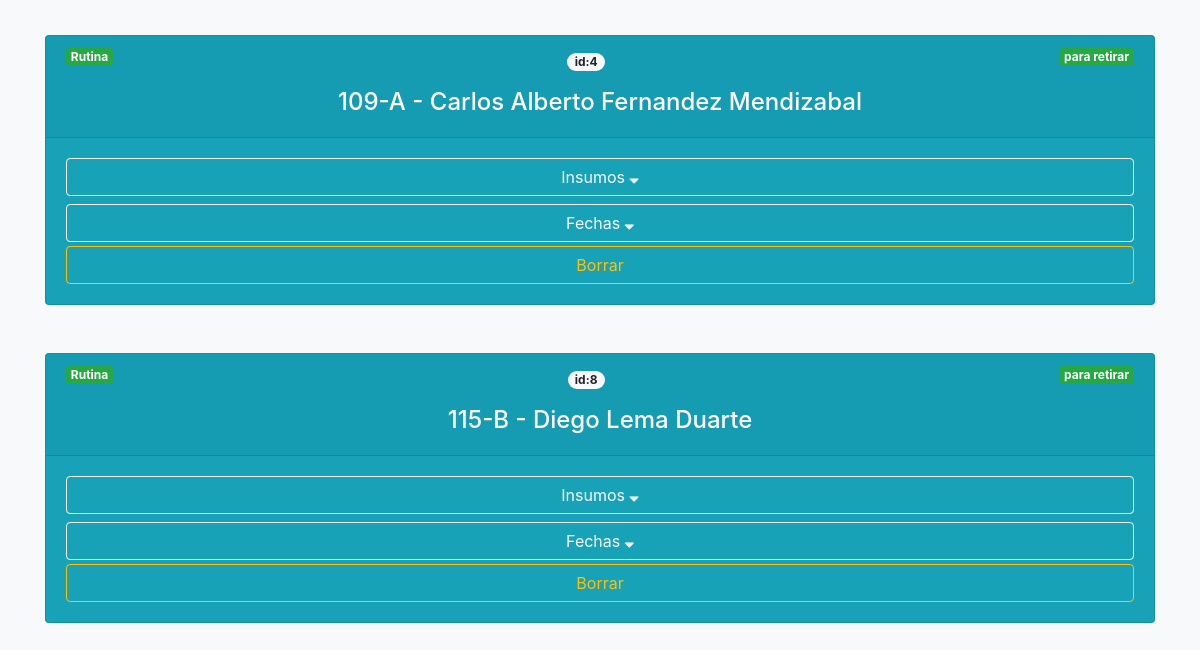
Page /pedidos/ (signed in, lower part) on the earlier database version.
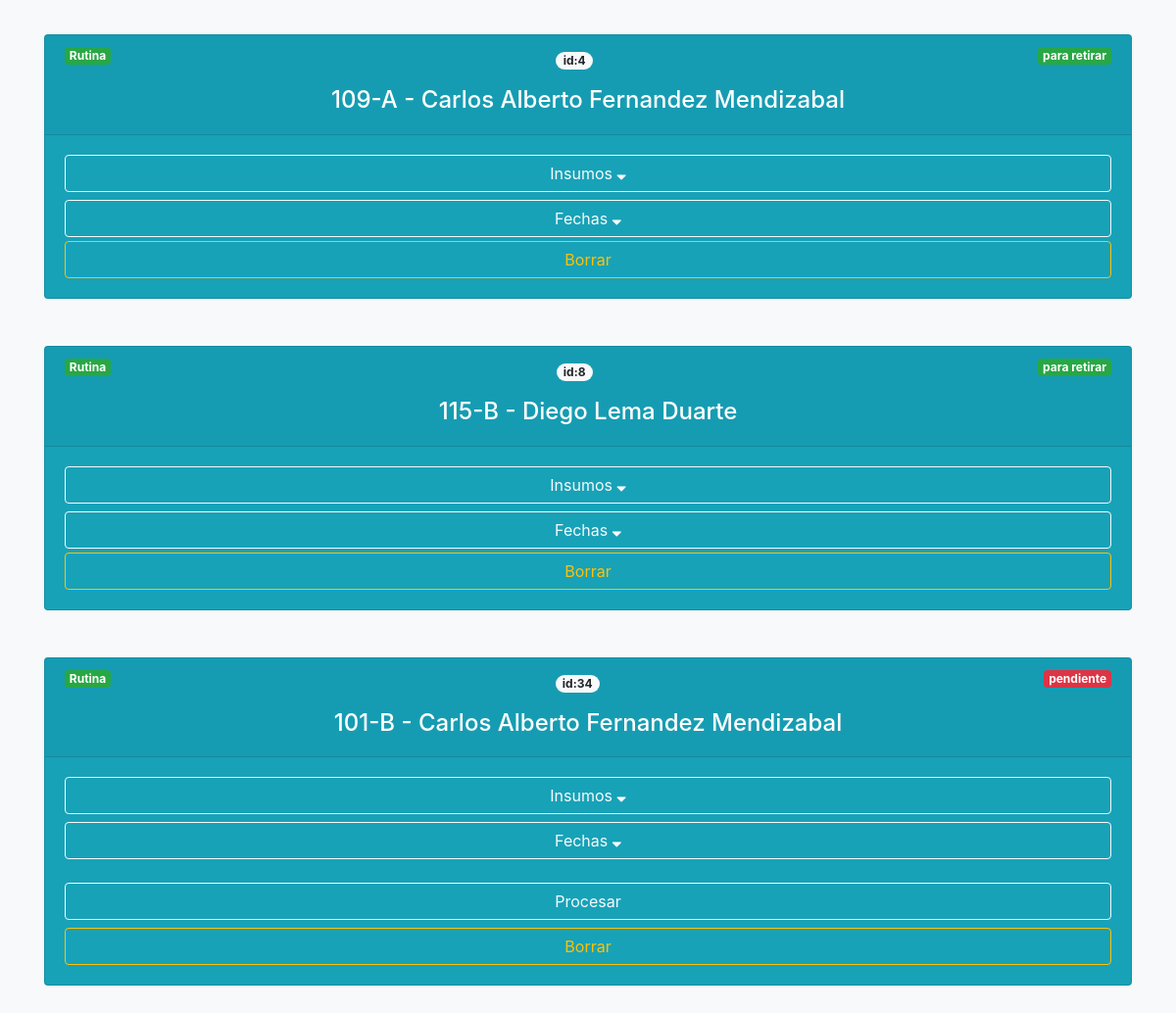
Same page on the later database version.
### pedidos/models.py (models this page shows, shortened)
class Pedidos(models.Model):
    paciente = models.CharField(verbose_name="Paciente", max_length=200)
    cama = models.CharField(verbose_name="Cama", max_length=100)
    insumos = models.TextField(verbose_name="Insumos")
    solicitante = models.CharField(verbose_name="Solicitante", max_length=200)
    procesante = models.CharField(verbose_name="Procesante", max_length=200, blank=True)
    retirante = models.CharField(verbose_name="Retirante", max_length=200, blank=True)
    urgencia = models.CharField(verbose_name="Urgencia", max_length=100)
    estado = models.CharField(verbose_name="Estado", max_length=100, default='pendiente')
    id_modificado = models.CharField(verbose_name="modificado", max_length=50, default='no')
    created = models.DateTimeField(auto_now_add=True, verbose_name="Fecha de creación")
    updated = models.DateTimeField(auto_now=True, verbose_name="Fecha de edición")
    fecha_procesamiento = models.CharField(verbose_name="Fecha de procesamiento", max_length=100, blank=True, default='0000')
    fecha_despachable = models.CharField(verbose_name="Fecha despachable", max_length=100, blank=True, default='0000')
    fecha_despacho = models.CharField(verbose_name="Fecha de despacho", max_length=100, blank=True, default='0000')
    class Meta:
        verbose_name = "pedido"
        verbose_name_plural = "pedidos"
        ordering = ['-urgencia', 'created']
    def insumos_as_list(self):
        return self.insumos.split(';')

### pedidos/views.py (the view)
# urls.py: path('', PedidoListView.as_view(), name='pedidos'),
class PedidoListView(ListView):
    model = Pedidos
    def dispatch(self, request, *args, **kwargs):
        if not request.user.is_authenticated:
            return redirect(reverse_lazy('login'))
        return super(PedidoListView, self).dispatch(request, *args, **kwargs)

### pedidos/templates/pedidos/pedidos_list.html (shortened to what this page needs)
{% extends 'core/base.html' %}
{% load static %}
{% block content %}
<main role="main">
  <div class="container mb-4">
    {% for pedido in pedidos_list %}
      <div class="card text-white bg-info mb-5 shadow-lg" >
        <form>
          <div class="card-header">
            {% if pedido.urgencia == 'no urgente' %}
              <span class="badge badge-success float-left">Rutina</span>
            {% elif pedido.urgencia == 'urgente' %}
              <span class="badge badge-danger float-left">Urgente</span>
            {% else %}
              <span class="badge badge-warning float-left">Modificado</span>
            {% endif %}
            {% if pedido.estado == 'pendiente' %}
            <span class="badge badge-danger float-right">{{pedido.estado}}</span>
            {% elif pedido.estado == 'en proceso' %}
            <span class="badge badge-warning float-right">{{pedido.estado}}</span>
            {% elif pedido.estado == 'para retirar' %}
            <span class="badge badge-success float-right">{{pedido.estado}}</span>
            {% endif %}
            <p class="text-center"><span class="badge badge-pill badge-light">id:{{pedido.id}}</span></p>
            <h4 class="text-center mt-3">{{pedido.cama}} - {{pedido.paciente}}</h4>
          </div>
          <div class="card-body">
            <button type="button" class="btn btn-block btn-outline-light mb-1" data-toggle="collapse" data-target="#{{pedido.id}}-insumos">
              Insumos <i class="fa fa-sort-desc"></i>
            </button>
            <button type="button" class="btn btn-block btn-outline-light mb-1 mt-2" data-toggle="collapse" data-target="#{{pedido.id}}-fechas">
              Fechas <i class="fa fa-sort-desc"></i>
            </button>
            {% if 'pedidos.change_pedidos' in request.user.get_group_permissions and pedido.estado == 'pendiente' %}
            <a href="{% url 'pedidos:procesar' pedido.id %}" class="btn btn-block btn-outline-light mt-4">Procesar</a>
            {% endif %}
            {% if 'pedidos.delete_pedidos' in request.user.get_group_permissions %}
            <a href="{% url 'pedidos:delete' pedido.id %}" class="btn btn-block btn-outline-warning">Borrar</a>
            {% endif %}
          </div>
        </form>
      </div>
    {% endfor %}
  </div>
</main>
{% endblock %}

Differences in the rows shown:
added Pedidos: urgencia "Rutina", estado "pendiente", id "34", cama "101-B", paciente "Carlos Alberto Fernandez Mendizabal", shows "Procesar"
